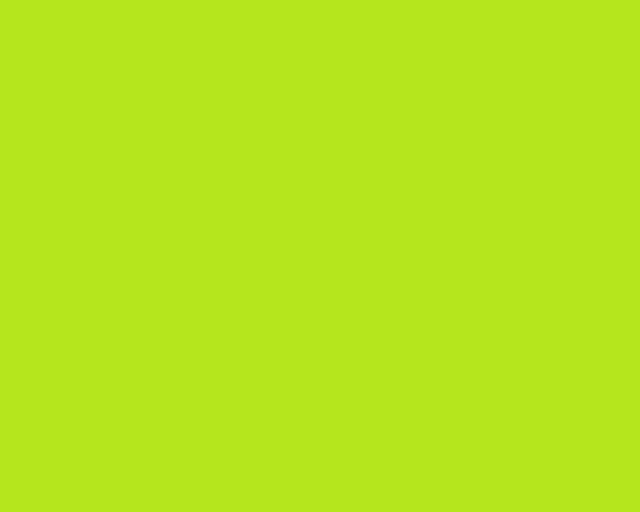
//> input picture Visualization/Visualization/Background.png, 1280 x 1024 px (shown at 1/2 size)
$ ./visual   (built with g++ and OpenCV 4)
//> lines starting //> are read from the running program, lines starting //| are printed output that depends on the picture; after the words box and inside, x2 and y2 are one past the last pixel; in counts of white or black regions, pixels touching at a corner belong together
//> further down, background_mat is the input picture: 1024 rows x 1280 cols, CV_8UC3; mean B, G, R 29, 230, 181
#include <opencv2/opencv.hpp>
#include <iostream>
#include <vector>

using namespace cv;
using namespace std;

const int MAT_RESOLUTION_HEIGHT = 800;
const int MAT_RESOLUTION_WIDTH = 1280;

Mat CreateLineMat(vector<Point2f> start_point, vector<Point2f>end_point)
{
	int line_num = start_point.size();

	// Find the vanish point from line_1 and line_2
	Point2f vanish_point;
	float y1_1 = start_point[0].y;
	float x1_1 = start_point[0].x;
	float y2_1 = end_point[0].y;
	float x2_1 = end_point[0].x;
	float k_1 = (y2_1 - y1_1) / (x2_1 - x1_1);
	float b_1 = y1_1 - k_1 * x1_1;
	float y1_2 = start_point[1].y;
	float x1_2 = start_point[1].x;
	float y2_2 = end_point[1].y;
	float x2_2 = end_point[1].x;
	float k_2 = (y2_2 - y1_2) / (x2_2 - x1_2);
	float b_2 = y1_2 - k_2 * x1_2;
	vanish_point.x = -(b_2 - b_1) / (k_2 - k_1);
	vanish_point.y = k_1 * vanish_point.x + b_1;

	// Draw lines in the picture
	Mat line_mat;
	line_mat.create(Size(MAT_RESOLUTION_WIDTH, MAT_RESOLUTION_HEIGHT), CV_8UC3);
	line_mat.setTo(0);
	for (int idx = 0; idx < line_num; idx++)
	{
		line(line_mat, start_point[idx], vanish_point, CV_RGB(255, 0, 0), 5);
	}
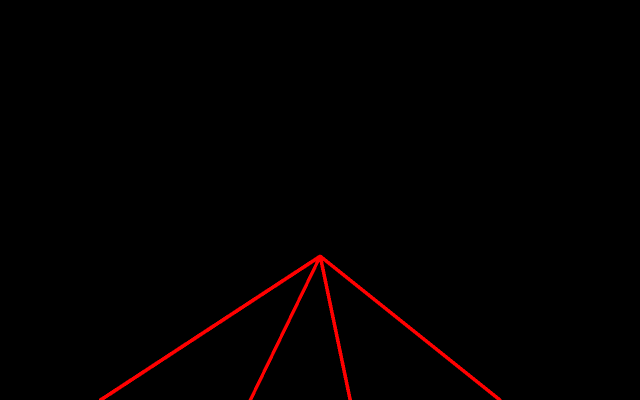
//> line_mat: 800 rows x 1280 cols, CV_8UC3 (shown at 1/2 size); mean B, G, R 0, 0, 2.8

	// Return result
	return line_mat;
}

int LocateCarPosition(vector<Point2f> world_start_point, vector<Point2f> world_end_point)
{
	int line_num = world_start_point.size();

	// Find line position
	int car_position = 0;
	for (int idx = 0; idx < line_num; idx++)
	{
		float x1 = world_start_point[idx].x;
		float y1 = world_start_point[idx].y;
		float x2 = world_end_point[idx].x;
		float y2 = world_end_point[idx].y;
		if (x1 == x2)
		{
			if (x1 > 0)
			{
				break;
			}
		}
		else
		{
			float k = (y2 - y1) / (x2 - x1);
			float b = y1 - k * x1;
			if (-b / k > 0)
				break;
		}
		car_position += 1;
	}

	return car_position;
}

Mat CreateSafeMat(vector<Point2f> start_point,
	vector<Point2f> end_point,
	vector<Point2f> car_location,
	vector<float> car_size,
	int car_position)
{
//> called with car_position = 2
	// Set draw line
	int line_num = start_point.size();
	int car_left_num = car_position - 1;
	int car_right_num = car_position + 1;

	// Calculate lines function
	vector<float> line_k;
	vector<float> line_b;
	for (int idx = 0; idx < line_num; idx++)
	{
		float x1 = start_point[idx].x;
		float y1 = start_point[idx].y;
		float x2 = end_point[idx].x;
		float y2 = end_point[idx].y;
		float k = (y2 - y1) / (x2 - x1);
		float b = y1 - k * x1;
		line_k.push_back(k);
		line_b.push_back(b);
	}

	// Find the vanish point from line_1 and line_2
	Point2f vanish_point;
	vanish_point.x = -(line_b[1] - line_b[0]) / (line_k[1] - line_k[0]);
	vanish_point.y = line_k[0] * vanish_point.x + line_b[0];

	// Create safe mat
	Mat safe_mat;
	safe_mat.create(Size(MAT_RESOLUTION_WIDTH, MAT_RESOLUTION_HEIGHT), CV_8UC3);

	// Draw left
	if (car_left_num >= 0)
	{
		// Get safe valuation
		Scalar safe_color = CV_RGB(255, 128, 128);

		int start_h = vanish_point.y;
		int end_h = MAT_RESOLUTION_HEIGHT;
		for (int h = start_h; h < end_h; h++)
		{
			int start_w = 0;
			int end_w = 0;
			if (car_left_num > 0)
			{
				float b1 = line_b[car_left_num - 1];
				float k1 = line_k[car_left_num - 1];
				start_w = (h - b1) / k1;
			}
			float b2 = line_b[car_left_num];
			float k2 = line_k[car_left_num];
			end_w = (h - b2) / k2;
			line(safe_mat, Point2f(start_w, h), Point2f(end_w, h), safe_color);
		}
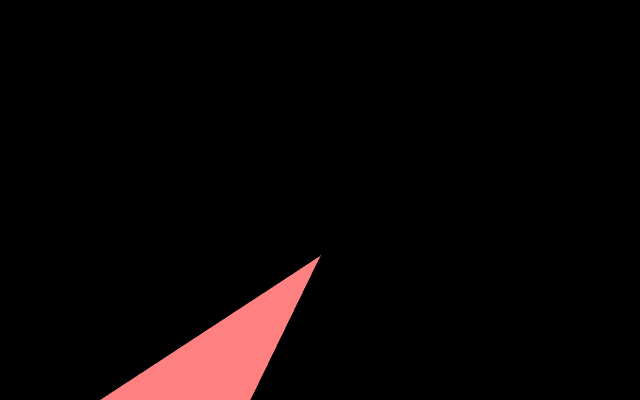
//> safe_mat: 800 rows x 1280 cols, CV_8UC3 (shown at 1/2 size); mean B, G, R 5.4, 5.4, 10.8
	}

	// Draw right
	if (car_right_num <= line_num)
	{
		// Get safe valuation
		Scalar safe_color = CV_RGB(128, 255, 128);

		int start_h = vanish_point.y;
		int end_h = MAT_RESOLUTION_HEIGHT;
		for (int h = start_h; h < end_h; h++)
		{
			int start_w = 0;
			int end_w = 0;
			float b1 = line_b[car_right_num - 1];
			float k1 = line_k[car_right_num - 1];
			start_w = (h - b1) / k1;
			if (car_right_num < line_num)
			{
				float b2 = line_b[car_right_num];
				float k2 = line_k[car_right_num];
				end_w = (h - b2) / k2;
			}
			line(safe_mat, Point2f(start_w, h), Point2f(end_w, h), safe_color);
		}
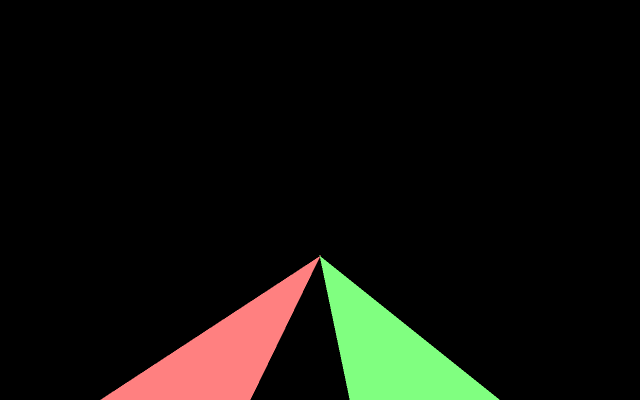
//> safe_mat: 800 rows x 1280 cols, CV_8UC3 (shown at 1/2 size); 4.24% of pixels changed, all inside (x1, y1, x2, y2) = (638, 511, 999, 800)
	}

	return safe_mat;
}

Mat CreateDirectionMat(int direction_cmd)
{
	Mat direction_mat;
	direction_mat.create(Size(MAT_RESOLUTION_WIDTH, MAT_RESOLUTION_HEIGHT), CV_8UC3);

	return direction_mat;
}

int main()
{
	// Input Background Image
	Mat background_mat;
	background_mat = imread("Background.png");

	// Input line list
	vector<Point2f> world_start_point;
	vector<Point2f> world_end_point;
	vector<Point2f> start_point;	// start from the edge
	vector<Point2f> end_point;
	start_point.push_back(Point2f(200.0, 800.0));
	end_point.push_back(Point2f(640.0, 512.0));
	start_point.push_back(Point2f(500.0, 800.0));
	end_point.push_back(Point2f(640.0, 512.0));
	start_point.push_back(Point2f(700.0, 800.0));
	end_point.push_back(Point2f(640.0, 512.0));
	start_point.push_back(Point2f(1000.0, 800.0));
	end_point.push_back(Point2f(640.0, 512.0));

	world_start_point.push_back(Point2f(-1.0, -1.0));
	world_end_point.push_back(Point2f(-1.0, 1.0));
	world_start_point.push_back(Point2f(-3.0, -1.0));
	world_end_point.push_back(Point2f(-3.0, 1.0));
	world_start_point.push_back(Point2f(1.0, -1.0));
	world_end_point.push_back(Point2f(1.0, 1.0));
	world_start_point.push_back(Point2f(3.0, -1.0));
	world_end_point.push_back(Point2f(3.0, 1.0));

	// Input car place
	vector<Point2f> car_location;
	vector<float> car_size;

	// Input direction command
	int direction_cmd;
	direction_cmd = 1; // 0,1,2

	// Create line mat
	Mat line_mat;
	line_mat = CreateLineMat(start_point, end_point);

	// Get car position
	int car_position;
	car_position = LocateCarPosition(world_start_point, world_end_point);

	// Create safe mat
	Mat safe_mat;
	safe_mat = CreateSafeMat(start_point, end_point, car_location, car_size, car_position);
	namedWindow("Test");
	imshow("Test", safe_mat);
	waitKey(0);

	// Create direction mat
	Mat direction_mat;
	direction_mat = CreateDirectionMat(direction_cmd);

	return 0;

}
